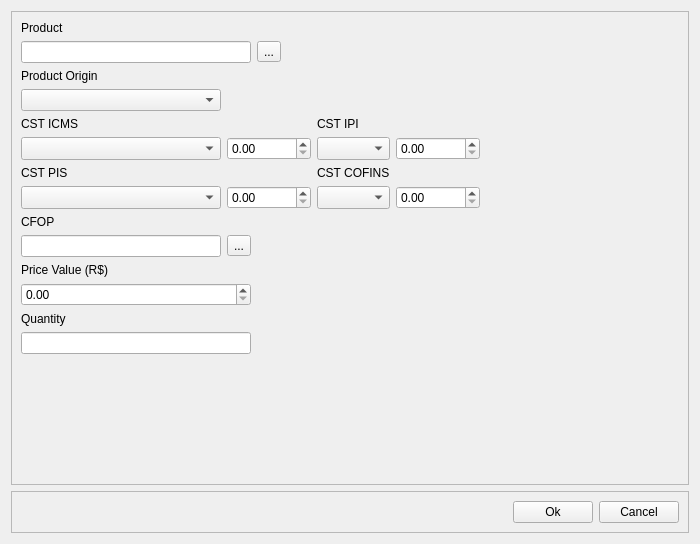
<?xml version="1.0" encoding="UTF-8"?>
<ui version="4.0">
 <class>AddPurchaseProductOrderView</class>
 <widget class="QWidget" name="AddPurchaseProductOrderView">
  <property name="geometry">
   <rect>
    <x>0</x>
    <y>0</y>
    <width>700</width>
    <height>544</height>
   </rect>
  </property>
  <property name="windowTitle">
   <string>Add new purchase product order</string>
  </property>
  <layout class="QVBoxLayout" name="verticalLayout_2">
   <item>
    <widget class="QFrame" name="frame">
     <property name="frameShape">
      <enum>QFrame::StyledPanel</enum>
     </property>
     <property name="frameShadow">
      <enum>QFrame::Raised</enum>
     </property>
     <layout class="QGridLayout" name="gridLayout">
      <item row="0" column="0">
       <widget class="QLabel" name="label_4">
        <property name="text">
         <string>Product</string>
        </property>
       </widget>
      </item>
      <item row="1" column="0" colspan="2">
       <widget class="QLineEdit" name="productLineEdit">
        <property name="readOnly">
         <bool>true</bool>
        </property>
       </widget>
      </item>
      <item row="1" column="2" colspan="2">
       <widget class="QToolButton" name="chooseProductToolButton">
        <property name="text">
         <string>...</string>
        </property>
       </widget>
      </item>
      <item row="2" column="0">
       <widget class="QLabel" name="label_3">
        <property name="text">
         <string>Product Origin</string>
        </property>
       </widget>
      </item>
      <item row="3" column="0">
       <widget class="QComboBox" name="productOriginComboBox">
        <property name="maximumSize">
         <size>
          <width>211</width>
          <height>26</height>
         </size>
        </property>
       </widget>
      </item>
      <item row="4" column="0">
       <widget class="QLabel" name="label_5">
        <property name="text">
         <string>CST ICMS</string>
        </property>
       </widget>
      </item>
      <item row="5" column="0">
       <widget class="QComboBox" name="icmsComboBox">
        <property name="maximumSize">
         <size>
          <width>211</width>
          <height>26</height>
         </size>
        </property>
       </widget>
      </item>
      <item row="5" column="3" colspan="2">
       <widget class="QComboBox" name="ipiComboBox">
        <property name="maximumSize">
         <size>
          <width>211</width>
          <height>26</height>
         </size>
        </property>
       </widget>
      </item>
      <item row="6" column="0">
       <widget class="QLabel" name="label_7">
        <property name="text">
         <string>CST PIS</string>
        </property>
       </widget>
      </item>
      <item row="6" column="3" colspan="2">
       <widget class="QLabel" name="label_8">
        <property name="text">
         <string>CST COFINS</string>
        </property>
       </widget>
      </item>
      <item row="7" column="0">
       <widget class="QComboBox" name="pisComboBox">
        <property name="maximumSize">
         <size>
          <width>211</width>
          <height>26</height>
         </size>
        </property>
       </widget>
      </item>
      <item row="7" column="3" colspan="2">
       <widget class="QComboBox" name="cofinsComboBox">
        <property name="maximumSize">
         <size>
          <width>211</width>
          <height>26</height>
         </size>
        </property>
       </widget>
      </item>
      <item row="7" column="6">
       <spacer name="horizontalSpacer_2">
        <property name="orientation">
         <enum>Qt::Horizontal</enum>
        </property>
        <property name="sizeHint" stdset="0">
         <size>
          <width>40</width>
          <height>20</height>
         </size>
        </property>
       </spacer>
      </item>
      <item row="10" column="0">
       <widget class="QLabel" name="label">
        <property name="text">
         <string>Price Value (R$)</string>
        </property>
       </widget>
      </item>
      <item row="11" column="0" colspan="2">
       <widget class="QDoubleSpinBox" name="priceDoubleSpinBox">
        <property name="readOnly">
         <bool>false</bool>
        </property>
        <property name="minimum">
         <double>0.000000000000000</double>
        </property>
        <property name="maximum">
         <double>999999999.000000000000000</double>
        </property>
       </widget>
      </item>
      <item row="12" column="0">
       <widget class="QLabel" name="label_2">
        <property name="text">
         <string>Quantity</string>
        </property>
       </widget>
      </item>
      <item row="13" column="0" colspan="2">
       <widget class="QLineEdit" name="quantityLineEdit">
        <property name="maxLength">
         <number>50</number>
        </property>
       </widget>
      </item>
      <item row="14" column="0">
       <spacer name="verticalSpacer">
        <property name="orientation">
         <enum>Qt::Vertical</enum>
        </property>
        <property name="sizeHint" stdset="0">
         <size>
          <width>20</width>
          <height>40</height>
         </size>
        </property>
       </spacer>
      </item>
      <item row="4" column="3">
       <widget class="QLabel" name="label_6">
        <property name="text">
         <string>CST IPI</string>
        </property>
       </widget>
      </item>
      <item row="8" column="0">
       <widget class="QLabel" name="label_9">
        <property name="text">
         <string>CFOP</string>
        </property>
       </widget>
      </item>
      <item row="9" column="0">
       <widget class="QLineEdit" name="cfopLineEdit">
        <property name="readOnly">
         <bool>true</bool>
        </property>
       </widget>
      </item>
      <item row="9" column="1">
       <widget class="QToolButton" name="cfopPushButton">
        <property name="text">
         <string>...</string>
        </property>
       </widget>
      </item>
      <item row="5" column="1" colspan="2">
       <widget class="QDoubleSpinBox" name="icmsDoubleSpinBox">
        <property name="readOnly">
         <bool>false</bool>
        </property>
        <property name="minimum">
         <double>0.000000000000000</double>
        </property>
        <property name="maximum">
         <double>999999999.000000000000000</double>
        </property>
       </widget>
      </item>
      <item row="7" column="1" colspan="2">
      <widget class="QDoubleSpinBox" name="pisDoubleSpinBox">
       <property name="readOnly">
        <bool>false</bool>
       </property>
       <property name="minimum">
        <double>0.000000000000000</double>
       </property>
       <property name="maximum">
        <double>999999999.000000000000000</double>
       </property>
      </widget>
      </item>
      <item row="5" column="5">
      <widget class="QDoubleSpinBox" name="ipiDoubleSpinBox">
       <property name="readOnly">
        <bool>false</bool>
       </property>
       <property name="minimum">
        <double>0.000000000000000</double>
       </property>
       <property name="maximum">
        <double>999999999.000000000000000</double>
       </property>
      </widget>
      </item>
      <item row="7" column="5">
      <widget class="QDoubleSpinBox" name="cofinsDoubleSpinBox">
       <property name="readOnly">
        <bool>false</bool>
       </property>
       <property name="minimum">
        <double>0.000000000000000</double>
       </property>
       <property name="maximum">
        <double>999999999.000000000000000</double>
       </property>
      </widget>
      </item>
     </layout>
    </widget>
   </item>
   <item>
    <widget class="QFrame" name="frame_2">
     <property name="frameShape">
      <enum>QFrame::StyledPanel</enum>
     </property>
     <property name="frameShadow">
      <enum>QFrame::Raised</enum>
     </property>
     <layout class="QHBoxLayout" name="horizontalLayout">
      <item>
       <spacer name="horizontalSpacer">
        <property name="orientation">
         <enum>Qt::Horizontal</enum>
        </property>
        <property name="sizeHint" stdset="0">
         <size>
          <width>74</width>
          <height>20</height>
         </size>
        </property>
       </spacer>
      </item>
      <item>
       <widget class="QPushButton" name="okPushButton">
        <property name="text">
         <string>Ok</string>
        </property>
       </widget>
      </item>
      <item>
       <widget class="QPushButton" name="cancelPushButton">
        <property name="text">
         <string>Cancel</string>
        </property>
       </widget>
      </item>
     </layout>
    </widget>
   </item>
  </layout>
 </widget>
 <resources/>
 <connections/>
</ui>
